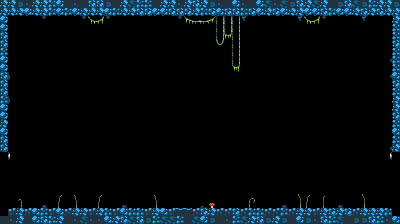

This game map was drawn from its Tiled (.tmx) file and the tilesets committed beside it. A one-line description and the trimmed map source follow:
An orthogonal 50x28 tile map with 8x8 px tiles, 3 tile layers (Decorations, fake_tile, Tile Layer 1), 9 tilesets and 9 objects.

<map version="1.0" orientation="orthogonal" renderorder="right-down" width="50" height="28" tilewidth="8" tileheight="8" nextobjectid="17">
 <properties>
  <property name="bgname" value="iridia" />
  <property name="music" value="late_night_runaway.ogg" />
 </properties>
 <tileset firstgid="1" source="../tilesets/main_blue.tsx" />
 <tileset firstgid="89" source="../tilesets/extras.tsx" />
 <tileset firstgid="166" source="../tilesets/plants.tsx" />
 <tileset firstgid="230" source="../tilesets/enemies.tsx" />
 <tileset firstgid="234" source="../tilesets/stones.tsx" />
 <tileset firstgid="236" source="../tilesets/powerups.tsx" />
 <tileset firstgid="243" source="../tilesets/doors.tsx" />
 <tileset firstgid="249" source="../tilesets/objects.tsx" />
 <tileset firstgid="250" source="../tilesets/artifact.tsx" />
 <layer name="Decorations" width="50" height="28">
  <data>[1400 cells, 43 non-empty, 22 distinct tile ids]</data>
 </layer>
 <objectgroup name="Powerups" />
 <objectgroup name="Enemies">
  <object id="15" gid="233" x="280" y="208" width="32" height="48" />
  <object id="16" gid="233" x="120" y="208" width="32" height="48" />
 </objectgroup>
 <objectgroup name="player">
  <object id="2" x="-8" y="0" width="8" height="8" />
 </objectgroup>
 <objectgroup name="Special Blocks">
  <object id="8" gid="245" x="0" y="216" width="8" height="64">
   <properties>
    <property name="dest" value="36.tmx" />
   </properties>
  </object>
  <object id="9" gid="246" x="392" y="216" width="8" height="64">
   <properties>
    <property name="dest" value="38.tmx" />
   </properties>
  </object>
 </objectgroup>
 <layer name="fake_tile" width="50" height="28">
  <data>[1400 cells, 0 non-empty, 0 distinct tile ids]</data>
 </layer>
 <layer name="Tile Layer 1" width="50" height="28">
  <data>[1400 cells, 252 non-empty, 35 distinct tile ids]</data>
 </layer>
 <objectgroup color="#000000" name="solid">
  <object id="10" x="0" y="0" width="400" height="16" />
  <object id="11" x="392" y="16" width="8" height="136" />
  <object id="12" x="0" y="16" width="8" height="136" />
  <object id="13" x="0" y="208" width="400" height="16" />
 </objectgroup>
 <objectgroup name="Collision Objects" />
 <objectgroup name="Camera Guides" />
 <objectgroup name="Map Hints" />
</map>
